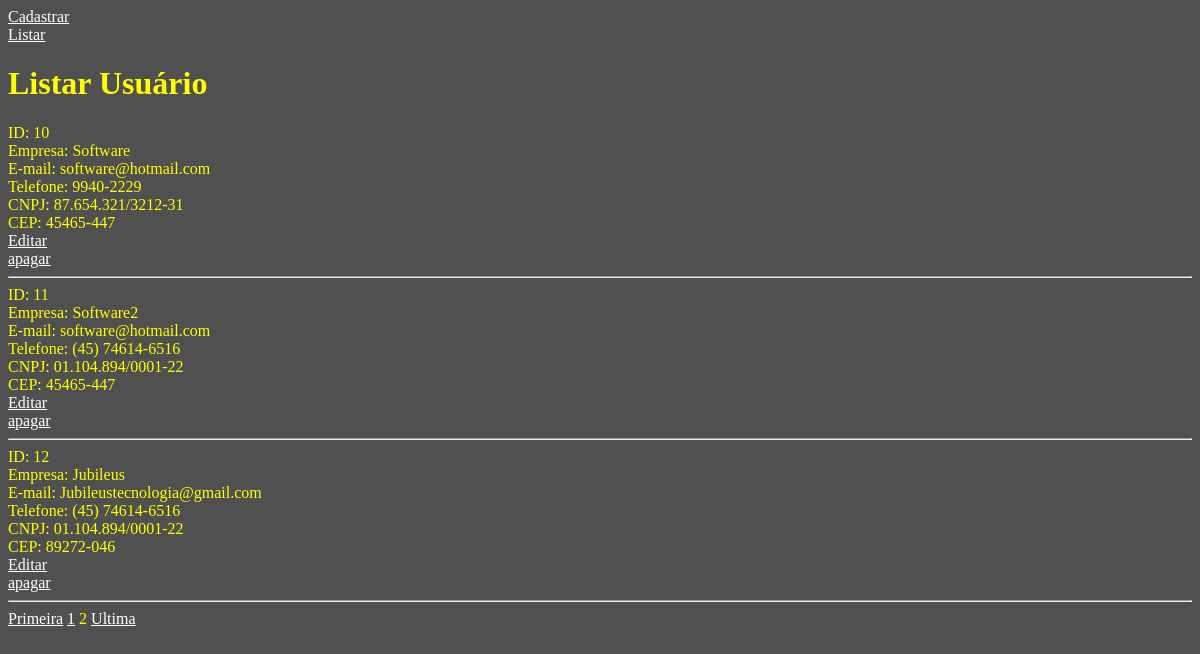
Screenshot of /index.php?pagina=2 with the database file from the repository.
### tables this page shows
CREATE TABLE IF NOT EXISTS `usuarios` (
  `id` int(11) NOT NULL AUTO_INCREMENT,
  `empresa` varchar(220) NOT NULL,
  `email` varchar(220) NOT NULL,
  `telefone` varchar(220) NOT NULL,
  `cnpj` varchar(220) NOT NULL,
  `cep` varchar(220) NOT NULL,
  `created` datetime NOT NULL,
  `modified` datetime DEFAULT NULL,
  PRIMARY KEY (`id`)
);

### index.php (the view, shortened to what this page needs)
<?php
include_once("conexao.php");
?>
<!DOCTYPE html>
<html lang="pt-br">
	<head>
	</head>
	<link rel="stylesheet" href="style.css">
	<body>
		<a href="cad_usuario.php">Cadastrar</a><br>
		<a href="index.php">Listar</a><br>
		<h1>Listar Usuário</h1>
		<?php
		$pagina_atual = filter_input(INPUT_GET,'pagina', FILTER_SANITIZE_NUMBER_INT);
		$pagina = (!empty($pagina_atual)) ? $pagina_atual : 1;
		$qnt_result_pg = 3;
		$inicio = ($qnt_result_pg * $pagina) - $qnt_result_pg;
		$result_usuarios = "SELECT * FROM usuarios ORDER BY id LIMIT $inicio, $qnt_result_pg";
		$resultado_usuarios = mysqli_query($conn, $result_usuarios);
		while($row_usuario = mysqli_fetch_assoc($resultado_usuarios)){
			echo "ID: " . $row_usuario['id'] . "<br>";
			echo "Empresa: " . $row_usuario['empresa'] . "<br>";
			echo "E-mail: " . $row_usuario['email'] . "<br>";
			echo "Telefone: " . $row_usuario['telefone'] . "<br>";
			echo "CNPJ: " . $row_usuario['cnpj'] . "<br>";
			echo "CEP: " . $row_usuario['cep'] . "<br>";
			echo "<a href='edit_usuario.php?id=" . $row_usuario['id'] . "'>Editar</a><br>";
			echo "<a href='proc_apagar_usuario.php?id=" . $row_usuario['id'] . "'>apagar</a><br><hr>";
		}
		$result_pg = "SELECT COUNT(id) AS num_result FROM usuarios";
		$resultado_pg = mysqli_query($conn, $result_pg);
		$row_pg = mysqli_fetch_assoc($resultado_pg);
		$quantidade_pg = ceil($row_pg['num_result'] / $qnt_result_pg);
		$max_links = 2;
		echo "<a href='index.php?pagina=1'>Primeira</a> ";
		for($pag_ant = $pagina - $max_links; $pag_ant <= $pagina - 1; $pag_ant++){
			if($pag_ant >= 1){
				echo "<a href='index.php?pagina=$pag_ant'>$pag_ant</a> ";
			}
		}
		echo "$pagina ";
		echo "<a href='index.php?pagina=$quantidade_pg'>Ultima</a>";
		?>
	</body>
</html>

### style.css (style rules this page uses)
a { color: white; }
body { background-color: rgb(80, 80, 80); color: yellow; }

### rows the page displays
usuarios: id "10", empresa "Software", email "software@hotmail.com", telefone "9940-2229", cnpj "87.654.321/3212-31", cep "45465-447"
usuarios: id "11", empresa "Software2", email "software@hotmail.com", telefone "(45) 74614-6516", cnpj "01.104.894/0001-22", cep "45465-447"
usuarios: id "12", empresa "Jubileus", email "Jubileustecnologia@gmail.com", telefone "(45) 74614-6516", cnpj "01.104.894/0001-22", cep "89272-046"

### other values shown
$pagina "2"
